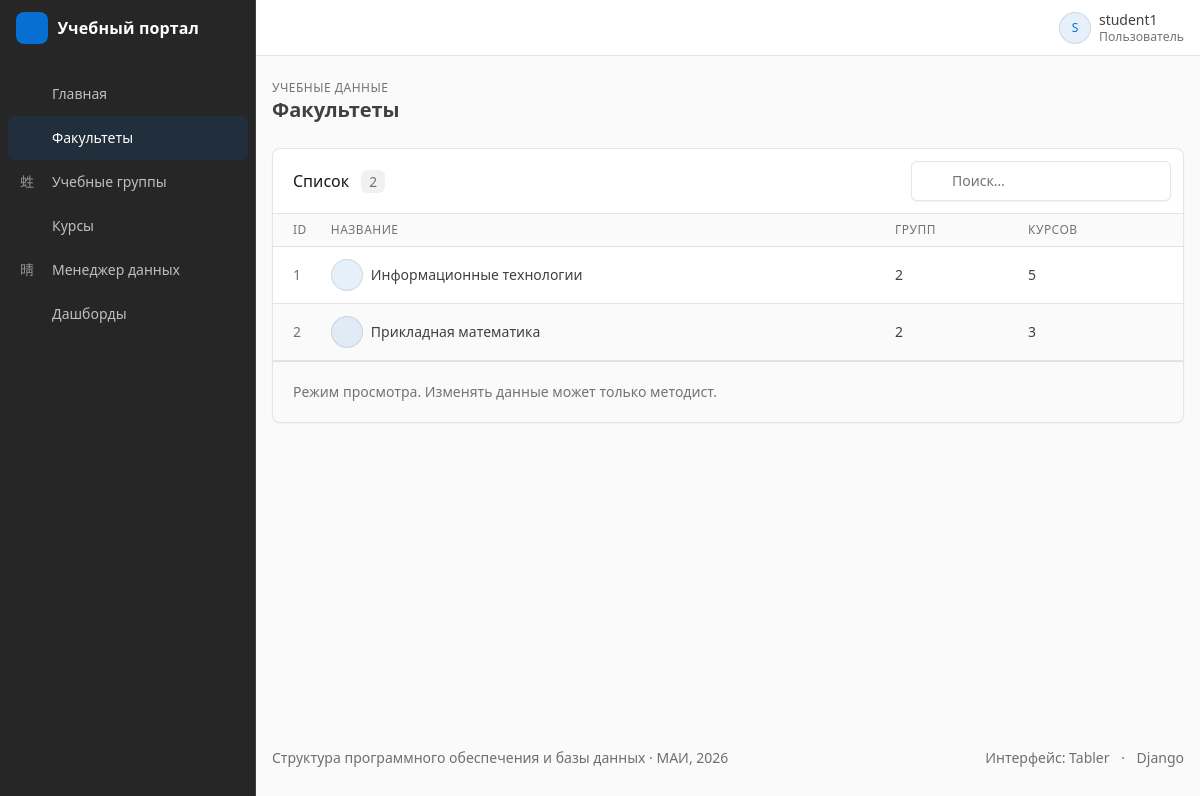
The page /departments/ (signed in) on the database its author committed.
### accounts/models.py (models this page shows, shortened)
class Department(models.Model):
    name = models.CharField(max_length=200)

### accounts/views.py (the view)
# urls.py: path('departments/', views.department_list, name='department_list'),
@login_required
def department_list(request):
    departments = Department.objects.all()
    return render(request, 'department_list.html', {
        'departments': departments,
        'is_methodist': is_methodist(request.user),
    })

### accounts/context_processors.py (called while the page is built)
def roles(request):
    user = request.user
    return {
        'is_methodist': user.is_authenticated and is_methodist(user),
    }

### accounts/views.py (called while the page is built)
def is_methodist(user):
    return user.groups.filter(
        name='Методист'
    ).exists()

### templates/department_list.html (shortened to what this page needs)
{% extends 'base.html' %}
{% block pretitle %}Учебные данные{% endblock %}
{% block page_title %}Факультеты{% endblock %}
{% block content %}
<div class="card">
    <div class="card-header">
        <h3 class="card-title">
            Список
            <span class="badge bg-secondary-lt ms-2">{{ departments|length }}</span>
        </h3>
        <div class="card-actions w-sm-auto">
            <div class="input-icon">
                <span class="input-icon-addon"></span>
                <input type="search" class="form-control" placeholder="Поиск…"
                       data-table-search="#departments-table" aria-label="Поиск">
            </div>
        </div>
    </div>
    <div class="table-responsive">
        <table class="table table-vcenter card-table table-striped" id="departments-table">
            <thead>
                <tr>
                    <th class="w-1">ID</th>
                    <th>Название</th>
                    <th class="d-none d-md-table-cell">Групп</th>
                    <th class="d-none d-md-table-cell">Курсов</th>
                </tr>
            </thead>
            <tbody>
                {% for department in departments %}
                    <tr>
                        <td>
                            <span class="text-secondary">{{ department.id }}</span>
                        </td>
                        <td>
                            <div class="d-flex align-items-center">
                                <span class="avatar avatar-sm bg-primary-lt me-2"><i class="ti ti-building"></i></span>
                                {{ department.name }}
                            </div>
                        </td>
                        <td class="d-none d-md-table-cell">
                            {{ department.groups.count }}
                        </td>
                        <td class="d-none d-md-table-cell">
                            {{ department.courses.count }}
                        </td>
                    </tr>
                {% endfor %}
            </tbody>
        </table>
    </div>
    <div class="card-footer text-secondary">
        {% if is_methodist %}
            Вы вошли как методист: доступны добавление, изменение и удаление.
        {% else %}
            Режим просмотра. Изменять данные может только методист.
        {% endif %}
    </div>
</div>
{% endblock %}

### templates/base.html (shortened to what this page needs)
{% load static %}
<!DOCTYPE html>
<html lang="ru" data-bs-navbar-position="combined">
<head>
    <link rel="stylesheet" href="{% static 'vendor/tabler/css/tabler.min.css' %}">
    <link rel="stylesheet" href="{% static 'vendor/tabler-icons/tabler-icons.min.css' %}">
    <link rel="stylesheet" href="{% static 'css/style.css' %}">
</head>
<body>
<div class="page">
    <aside class="navbar navbar-vertical navbar-expand-lg" data-bs-theme="dark">
        <div class="container-fluid">
            <div class="navbar-brand navbar-brand-autodark">
                <a href="/profile/" class="brand-link">
                    <span class="brand-mark"><i class="ti ti-school"></i></span>
                    <span class="brand-text">Учебный портал</span>
                </a>
            </div>
            <nav class="collapse navbar-collapse" id="sidebar-menu" aria-label="Главное меню">
                <ul class="navbar-nav pt-lg-3">
                    <li class="nav-item {% if request.path == '/profile/' %}active{% endif %}">
                        <a class="nav-link" href="/profile/">
                            <span class="nav-link-icon"><i class="ti ti-home"></i></span>
                            <span class="nav-link-title">Главная</span>
                        </a>
                    </li>
                    <li class="nav-item {% if '/departments/' in request.path %}active{% endif %}">
                        <a class="nav-link" href="/departments/">
                            <span class="nav-link-icon"><i class="ti ti-building"></i></span>
                            <span class="nav-link-title">Факультеты</span>
                        </a>
                    </li>
                    <li class="nav-item {% if '/groups/' in request.path %}active{% endif %}">
                        <a class="nav-link" href="/groups/">
                            <span class="nav-link-icon"><i class="ti ti-users-group"></i></span>
                            <span class="nav-link-title">Учебные группы</span>
                        </a>
                    </li>
                    <li class="nav-item {% if '/courses/' in request.path %}active{% endif %}">
                        <a class="nav-link" href="/courses/">
                            <span class="nav-link-icon"><i class="ti ti-book"></i></span>
                            <span class="nav-link-title">Курсы</span>
                        </a>
                    </li>
                    <li class="nav-item {% if '/manager/' in request.path %}active{% endif %}">
                        <a class="nav-link" href="/manager/">
                            <span class="nav-link-icon"><i class="ti ti-database-edit"></i></span>
                            <span class="nav-link-title">Менеджер данных</span>
                        </a>
                    </li>
                    <li class="nav-item {% if '/analytics/' in request.path %}active{% endif %}">
                        <a class="nav-link" href="/analytics/">
                            <span class="nav-link-icon"><i class="ti ti-chart-bar"></i></span>
                            <span class="nav-link-title">Дашборды</span>
                        </a>
                    </li>
                </ul>
            </nav>
        </div>
    </aside>
    <header class="navbar navbar-expand-md d-none d-lg-flex d-print-none">
        <div class="container-xl">
            <div class="navbar-nav flex-row order-md-last ms-auto">
                <div class="nav-item me-2">
                    <a href="?theme=dark" class="nav-link px-0 hide-theme-dark"
                       data-bs-toggle="tooltip" data-bs-placement="bottom" title="Тёмная тема">
                        <i class="ti ti-moon fs-2"></i>
                    </a>
                </div>
                <div class="nav-item dropdown">
                    <a href="#" class="nav-link d-flex lh-1 text-reset p-0" data-bs-toggle="dropdown" aria-label="Меню пользователя">
                        <span class="avatar avatar-sm bg-primary-lt">{{ user.username|first|upper }}</span>
                        <div class="ps-2">
                            <div>{{ user.username }}</div>
                            <div class="mt-1 small text-secondary">
                                {% if user.is_superuser %}Администратор{% elif is_methodist %}Методист{% else %}Пользователь{% endif %}
                            </div>
                        </div>
                    </a>
                </div>
            </div>
        </div>
    </header>
    <div class="page-wrapper">
        <div class="page-header d-print-none">
            <div class="container-xl">
                <div class="row g-2 align-items-center">
                    <div class="col">
                        <div class="page-pretitle">{% block pretitle %}Учебные данные{% endblock %}</div>
                        <h2 class="page-title">{% block page_title %}{% endblock %}</h2>
                    </div>
                </div>
            </div>
        </div>
        <div class="page-body">
            <div class="container-xl">
                {% block content %}{% endblock %}
            </div>
        </div>
        <footer class="footer footer-transparent d-print-none">
            <div class="container-xl">
                <div class="row text-center align-items-center flex-row-reverse">
                    <div class="col-lg-auto ms-lg-auto">
                        <ul class="list-inline list-inline-dots mb-0">
                            <li class="list-inline-item">Интерфейс: Tabler</li>
                            <li class="list-inline-item">Django</li>
                        </ul>
                    </div>
                    <div class="col-12 col-lg-auto mt-3 mt-lg-0">
                        Структура программного обеспечения и базы данных · МАИ, 2026
                    </div>
                </div>
            </div>
        </footer>
    </div>
</div>
</body>
</html>

### static/css/style.css (style rules this page uses)
.brand-link { display: inline-flex; align-items: center; gap: .6rem; color: inherit; text-decoration: none; }
.brand-mark { display: inline-flex; align-items: center; justify-content: center; width: 2rem; height: 2rem; border-radius: 8px; background: var(--tblr-primary); color: #fff; font-size: 1.25rem; }
.brand-text { font-weight: 600; font-size: 1rem; letter-spacing: .01em; }
.card-header { flex-wrap: wrap; gap: .5rem; }

### rows shown on the page
Department: id "1", name "Информационные технологии", groups.count "2", courses.count "5"
Department: id "2", name "Прикладная математика", groups.count "2", courses.count "3"

### other values the page prints
{{ user.username|first|upper }} "S"
{{ user.username }} "student1"
{{ departments|length }} "2"
